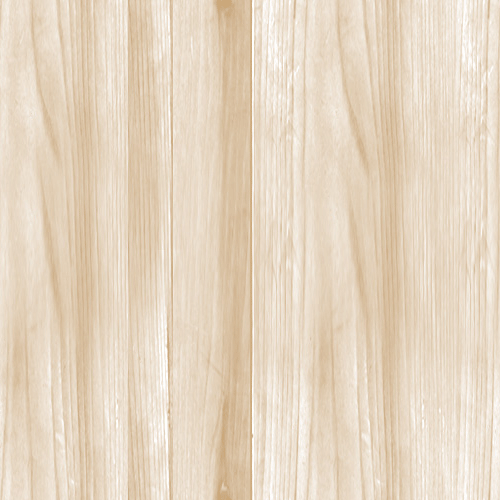
//> input picture wood.png, 500 x 500 px
$ ./main   (built with g++ and OpenCV 4)
//> lines starting //> are read from the running program, lines starting //| are printed output that depends on the picture; after the words box and inside, x2 and y2 are one past the last pixel; in counts of white or black regions, pixels touching at a corner belong together
### filtergenerator.h
#pragma once

double GetXn(double x, double width);
double GetYn(double y, double height);
double Factorial(double x);

Mat GenerateHF0_f(int width, int height, double x1, double x2);			//to generate first HF(slightely different from other HF)
Mat GenerateHF_f(int width, int height, double x1, double x2);
Mat GenerateLF0_f(int width, int height, double x1, double x2);			//to generate first LF(slightely different from other LF)
Mat GenerateLF_f(int width, int height, double x1, double x2);
Mat GenerateDF_f(int width, int height, int orientInd, int orientMax);

### adjustPSstatistics.h
#pragma once

Mat clip(Mat img, Point central, int width, int height);
Mat modAC(Mat noise, Mat AC_t, float p);

### calcPSstatistics.h
#pragma once

//딖뫲뭠궼궩귢궪귢궻Mat궻mean귩롦귢궽귝궋
double ex(Mat Statistic);

//Marginal
enum Mode {
	ORG,	//original
	HR,		//high pass residual
	LR		//low pass residual
};
class Marginal {
	protected:
		Mat img;
		double min;
		double max;
		double mean;
		double var;
		double skew;
		double kurt;
		void setRange();
		void setMeanVar();
		void setSkewKurt();
	public:
		double getMin();
		double getMax();
		double getMean();
		double getVar();
		double getSkew();
		double getKurt();
		Marginal(Mat src, Mode id);

};

double Spectral(Mat mg);					//Spectral ( mean of Magnitude )
Mat calcAC(Mat img,int N);					//Linear Position & Energy Position ( Auto-Correlation )
vector<Mat> calcLS(Mat scl1, Mat scl2);		//Linear Scale ( Reratice Phase )

Mat calcXC_Ori(Mat ori1, Mat ori2);			//Energy Orientation ( Cross-Correlation )
Mat calcXC_Sca(Mat sca1, Mat sca2);			//Energy Scale ( Cross-Correlation )

### steerablepyramid.h
#pragma once


void visual(Mat img, String id);
Mat MakeComplexMat(Mat img);
void ftshift(Mat& ftimage);
Mat f2s(Mat ftimg);
Mat DownSample(Mat ftimg, int width, int hight);	//clip central part of img
void paste(Mat& dst, Mat src, int x, int y);		//(x,y) is left-top of the Rect

void colormap(Mat &img,int n);

enum Domain
{
	S,			//spacial
	F,			//fourier
	M			//magnitude
};

class SteerablePyramid
{
	public:
		Mat src_s;							//分解する画像(CV_32FC1)
		Mat src_f;
		int N;							//スケール
		int K;							//方向

		Mat HR0_s, HR0_f;				//firstHighpassResidual _s：空間　_f：周波数(2ch)
		vector<Mat> LR_s, LR_f;			//LowpassResidual L_1,..,L_N+1 LRは最後のLRも含むためN+1
		vector<Mat> BR_s, BR_f;			//BandpassResidual B_11,.,B_1K,B_21,...,B_NK N=Scale,K=Orientation
		vector<Mat> MB;					//BR_s's amplitude(called magnitude)

		vector<Mat> HF_s, HF_f;			//HighpassFilter
		vector<Mat> LF_s, LF_f;			//LospassFilter
		vector<Mat> OF_s, OF_f;			//OrientedFilter
		vector<Mat> BF_s, BF_f;			//BandpassFilter BF = LF*HF*DF at the same scale

	//public:
		void decompose();
		void setMag();
		void subSpacialMean();
		void subMagnitudeMean();
		Mat getHR(Domain mode);
		Mat getALL(Domain mode);
		Mat getBR(int n, int k,Domain mode);		//get a subband at Scale:n Direction:k
		Mat getLR(int n,Domain mode);				//get a subband at Scale:n
		Mat getMB(int n, int k);					//get a subband at Scale:n Direction:k
		Mat getHF(int n, Domain mode);
		Mat getLF(int n, Domain mode);
		Mat getBF(int n, int k,Domain mode);
		Mat getOF(int n, int k,Domain mode);
		SteerablePyramid(Mat original, int Scale, int Orientation);
};

### stdafx.h
#pragma once

#define _USE_MATH_DEFINES

#include <opencv2/opencv.hpp>

#include <iostream>
#include <cmath>

using namespace cv;
using namespace std;

### filtergenerator.cpp
#include "stdafx.h"
#include "filtergenerator.h"

double GetXn(double x, double width)
{
	return x - width/2;
}

double GetYn(double y, double height)
{
	return -(y - height/2);
}

// [9 lines left out: function Factorial, not called in this run]

Mat GenerateHF0_f(int width, int height, double x1, double x2)
{
	Mat HF = Mat(width, height, CV_32FC1);

	for (double y = 0; y < height; y++)
	{
		for (double x = 0; x < width; x++)
		{
			double xn = GetXn(x, width);
			double yn = GetYn(y, height);

			double radius = sqrt(xn * xn + yn * yn);
			double ttmp2;

			if (radius <= x1) { ttmp2 = 0.0; }
			else if (radius >= x2) { ttmp2 = 1.0; }
			else // if ((radius > x1) && (radius < x2))
			{
				double ttmp = M_PI / 4.0 * (1.0 + (radius - x1) / (x2 - x1));
				ttmp2 = cos(M_PI / 2.0 * (log(ttmp * 2.0 / M_PI) / log(2.0)));
			}

			HF.at<float>(y, x) = ttmp2;
		}
	}

	Mat planes[] = { HF,HF };
	merge(planes, 2, HF);
	return HF;
}

Mat GenerateHF_f(int width, int height, double x1, double x2)
{
	Mat HF = Mat(width, height,CV_32FC1);

	for (double y = 0; y < height; y++)
	{
		for (double x = 0; x < width; x++)
		{
			double xn = GetXn(x, width);
			double yn = GetYn(y, height);

			double radius = sqrt(xn * xn + yn * yn);
			double ttmp2;

			if (radius <= x1) { ttmp2 = 0.0; }
			else if (radius >= x2) { ttmp2 = 1.0; }
			else // if ((radius > x1) && (radius < x2))
			{
				double ttmp = M_PI / 4.0 * (1.0 + (radius - x1) / (x2 - x1));
				ttmp2 = cos(M_PI / 2.0 * (log(ttmp * 2.0 / M_PI) / log(2.0)));
			}

			HF.at<float>(y, x) = ttmp2;
		}
	}

	Mat planes[] = { HF,HF };
	merge(planes, 2, HF);
	return HF;
}

Mat GenerateLF0_f(int width, int height, double x1, double x2)
{
	Mat LF = Mat(width, height, CV_32FC1);

	for (double y = 0; y < height; y++)
	{
		for (double x = 0; x < width; x++)
		{
			double xn = GetXn(x, width);
			double yn = GetYn(y, height);

			double radius = sqrt(xn * xn + yn * yn);

			if (radius < x1)
			{
				LF.at<float>(y, x) = 1.0;
			}

			if (radius > x2)
			{
				LF.at<float>(y, x) = 0.0;
			}

			if ((radius >= x1) && (radius <= x2))
			{
				double ttmp, ttmp2;
				ttmp = M_PI / 4.0 * (1.0 + (radius - x1) / (x2 - x1));
				ttmp2 = cos(M_PI / 2.0 * (log(ttmp * 4.0 / M_PI) / log(2.0)));

				LF.at<float>(y, x) = ttmp2;
			}
		}
	}
	Mat planes[] = { LF,LF };
	merge(planes, 2, LF);
	return LF;
}

// [70 lines left out: functions GenerateLF_f, GenerateOF_f, not called in this run]

### steerablepyramid.cpp
#include "stdafx.h"
#include "filtergenerator.h"
#include "steerablepyramid.h"

// [8 lines left out: function visual, not called in this run]

 Mat MakeComplexMat(Mat img)
{
	Mat ComplexImg;
	copyMakeBorder(img, img, 0, getOptimalDFTSize(img.rows) - img.rows, 0, getOptimalDFTSize(img.cols) - img.cols, BORDER_CONSTANT, Scalar::all(0.0));
	Mat planes[] = { img,Mat::zeros(img.size(),CV_32FC1) };
	merge(planes, 2, ComplexImg);
	return ComplexImg;
}

 void ftshift(Mat& ftimage)
 {
	 // regroup four quadrants of image so that the origin is in the center of the image
	 int cx = ftimage.cols / 2, cy = ftimage.rows / 2;
	 Mat q0(ftimage, Rect(0, 0, cx, cy)), q1(ftimage, Rect(cx, 0, cx, cy));
	 Mat q2(ftimage, Rect(0, cy, cx, cy)), q3(ftimage, Rect(cx, cy, cx, cy)), tmp;
	 q0.copyTo(tmp);
	 q3.copyTo(q0);
	 tmp.copyTo(q3);
	 q1.copyTo(tmp);
	 q2.copyTo(q1);
	 tmp.copyTo(q2);
 }

 // [40 lines left out: functions f2s, DownSample, paste, colormap, not called in this run]

void SteerablePyramid::decompose()
{
	//ft(original image) at first
	//real image(1ch) to complex image(2ch)
	src_f = MakeComplexMat(src_s);
	int width = src_f.cols;
	int height = src_f.rows;

	//dft
	dft(src_f, src_f);
	ftshift(src_f);

	//first Highpass Filtering
	Mat HF0_f = GenerateHF0_f(width, height, width / 4, width / 2);
	HR0_f = src_f.mul(HF0_f);

	HF_f.emplace_back(HF0_f);

	//generate first Lowpass Filter
	Mat LF0_f = GenerateLF0_f(width, height, width / 4, width / 2)/2;
	Mat LR0_f = src_f.mul(LF0_f);

	LF_f.emplace_back(LF0_f);
	LR_f.emplace_back(LR0_f);

	//recursion part
	for (int n = 0; n < N; ++n)
	{
		//LR_fの最後の要素を参照
		Mat LR = LR_f.back();
		width = LR.cols;
		height = LR.rows;

		// generate HF
		Mat HF = GenerateHF_f(width, height, width / 8, width / 4);
		HF_f.emplace_back(HF);

		for (int k = 0; k < K; ++k)
		{
			// generate DF & BF
			Mat OF = GenerateOF_f(width, height, k, K);
			Mat BF = HF.mul(OF);								//フィルタリングに使うBF
			Mat lf = LF_f.back();
			Mat rBF = BF.mul(lf);				//保存用BF(LF*HF*OF) LFの最後の要素を参照

			OF_f.emplace_back(OF);
			BF_f.emplace_back(rBF);

			//apply BF
			Mat BR = LR.mul(BF);

			BR_f.emplace_back(BR);
		}
		// generate LF
		Mat LF = GenerateLF_f(width, height, width / 8, width / 4);

		// apply LF
		LR = LR.mul(LF);

		//downsampling
		Mat DS = DownSample(LR, LR.cols / 2, LR.rows / 2);
		Mat DSF = DownSample(LF, LF.cols / 2, LF.rows / 2);

		LR_f.emplace_back(DS);
		LF_f.emplace_back(DSF);
	}

	//fourier to spacial
	HR0_s = f2s(HR0_f);
	for(Mat x:LR_f)LR_s.emplace_back(f2s(x));
	for(Mat x:BR_f)BR_s.emplace_back(f2s(x));
	for(Mat x:HF_f)HF_s.emplace_back(f2s(x));
	for(Mat x:LF_f)LF_s.emplace_back(f2s(x));
	for(Mat x:OF_f)OF_s.emplace_back(f2s(x));
	for(Mat x:BF_f)BF_s.emplace_back(f2s(x));
}

// [285 lines left out: functions setMag, subSpacialMean, subMagnitudeMean, getHR, getALL, getBR and 6 more, not called in this run]


//SteerablePyramidクラスのコンストラクタ
SteerablePyramid::SteerablePyramid(Mat original, int Scale, int Orientation)
{
	src_s = original;
	N = Scale;
	K = Orientation;
}

### main.cpp
#include "stdafx.h"
#include "steerablepyramid.h"
#include "calcPSstatistics.h"
#include "adjustPSstatistics.h"

constexpr int SCALE = 2;
constexpr int ORIENT = 3;
constexpr int N = 7;

//when you get a component of pyramid, you should select
//scale is natural number upto SCALE
//orient is natural number upto ORIENT

int main() {


	Mat src(200, 200, CV_32FC1, Scalar::all(0));
	circle(src, Point(src.cols / 2, src.rows / 2), src.cols / 4, Scalar(1), FILLED);
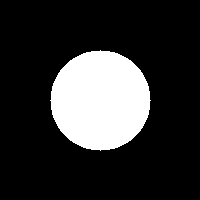
//> src: 200 rows x 200 cols, CV_32FC1; values 0 (black) and 1 (white), 19.6% white; 1 white region, box (x1, y1, x2, y2) and area: (50, 50, 151, 151) 7845

	//imshow("original disk image", src);


	Mat img = imread("wood.png", IMREAD_GRAYSCALE);
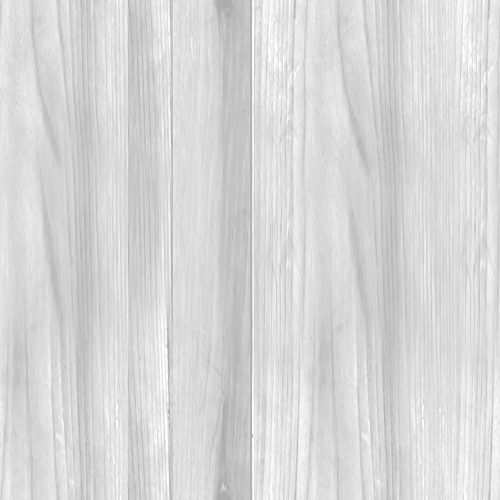
//> img: 500 rows x 500 cols, CV_8UC1; min 173, max 253, mean 215.7
	img.convertTo(img, CV_32FC1,1/255.0);
//> img: 500 rows x 500 cols, CV_32FC1
	resize(img, img, Size(),0.4, 0.4);
//> img: 200 rows x 200 cols, CV_32FC1
	cout << mean(src)[0] << endl << endl;;
//| 0.196125
	imshow("original", img);

	SteerablePyramid pyr(img, SCALE, ORIENT);
	Mat out;
	pyr.decompose();
//> in MakeComplexMat, `Mat planes[] = { img,Mat::zeros(img.size(),CV_32FC1) };`: planes[1]: 200 rows x 200 cols, CV_32FC1; every value is 0
//> after the loop in GenerateHF0_f, `for (double y = 0; y < height; y++)`:
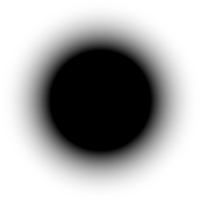
//> HF: 200 rows x 200 cols, CV_32FC1; min 0, max 1, mean 0.656
//> after the loop in GenerateLF0_f, `for (double y = 0; y < height; y++)`:
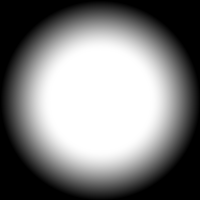
//> LF: 200 rows x 200 cols, CV_32FC1; min 0, max 1, mean 0.5
//> (the run ends here: the program needs code that is not available in this run, at `Mat OF = GenerateOF_f(width, height, k, K);`)
